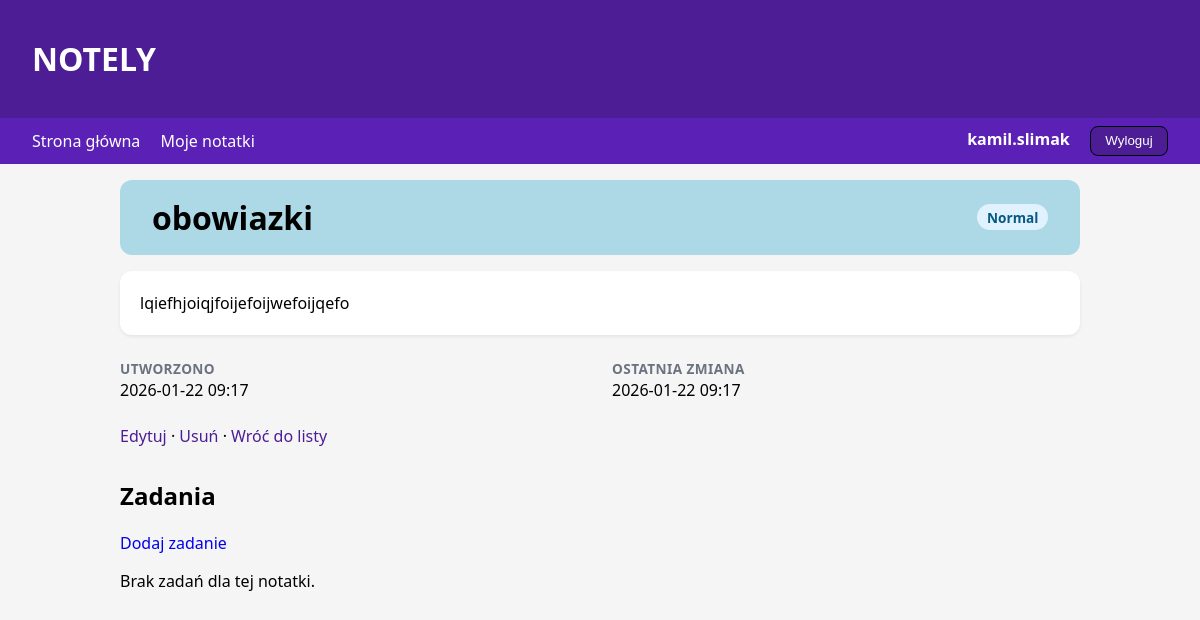
The app's page /notes/20/ (signed in) with its own data.
### blog/models.py (models this page shows, shortened)
class Note(models.Model):
    PRIORITY_CHOICES = [
        (1, 'Low'),
        (2, 'Normal'),
        (3, 'High'),
    ]
    title = models.CharField(max_length=200)
    content = models.TextField()
    priority = models.IntegerField(choices=PRIORITY_CHOICES, default=2)
    is_pinned = models.BooleanField(default=False)
    due_date = models.DateField(null=True, blank=True)
    created_at = models.DateTimeField(auto_now_add=True) # automatycznie ustawiana
    updated_at = models.DateTimeField(auto_now=True) # automatycznie ustawiana
    owner = models.ForeignKey(User, on_delete=models.CASCADE, related_name='notes')
    category = models.ForeignKey(Category, on_delete=models.SET_NULL, null=True, blank=True, related_name='notes')

### blog/views.py (the view)
# urls.py: path('notes/<int:pk>/', views.note_detail, name='note_detail'),
@login_required
def note_detail(request, pk):
    note = get_object_or_404(Note, pk=pk, owner=request.user)
    return render(request, 'blog/note_detail.html', {'note': note})

### templates/blog/note_detail.html (shortened to what this page needs)
{% extends "base.html" %}
{% block content %}
<section class="note-detail">
    <header class="note-detail-header">
        <h1>{{ note.title }}</h1>
        <span class="note-priority note-priority-{{ note.priority }}">
            {{ note.get_priority_display }}
        </span>
    </header>
    <div class="note-content-box">
        {{ note.content|linebreaksbr }}
    </div>
    <dl class="note-grid">
        <div>
            <dt>Utworzono</dt>
            <dd>{{ note.created_at|date:"Y-m-d H:i" }}</dd>
        </div>
        <div>
            <dt>Ostatnia zmiana</dt>
            <dd>{{ note.updated_at|date:"Y-m-d H:i" }}</dd>
        </div>
    </dl>
    <p class="note-actions">
        <a href="{% url 'blog:note_update' note.pk %}">Edytuj</a> ·
        <a href="{% url 'blog:note_delete' note.pk %}">Usuń</a> ·
        <a href="{% url 'blog:note_list' %}">Wróć do listy</a>
    </p>
    <section class="note-tasks">
        <h2>Zadania</h2>
        <p><a href="{% url 'blog:task_add' note.pk %}">Dodaj zadanie</a></p>
        {% if note.tasks.exists %}
            <ul>
                {% for task in note.tasks.all %}
                    <li>
                        <form action="{% url 'blog:task_toggle_done' task.pk %}"
                              method="post" style="display:inline;">
                            {% csrf_token %}
                            <button type="submit" class="task-toggle">
                                {% if task.is_done %}✅{% else %}⬜{% endif %}
                            </button>
                        </form>
                        <span class="{% if task.is_done %}task-done{% endif %}">
                            {{ task.title }}
                        </span>
                    </li>
                {% endfor %}
            </ul>
        {% else %}
            <p>Brak zadań dla tej notatki.</p>
        {% endif %}
    </section>
</section>
{% endblock %}

### templates/base.html (shortened to what this page needs)
{% load static %}
<!DOCTYPE html>
<html lang="pl">
<head>
    <link rel="stylesheet" href="{% static 'css/styles.css' %}">
</head>
<body>
<header class="site-header">
    <h1 class="app-title"><a href="{% url 'blog:home' %}">NOTELY</a></h1>
</header>
<nav class="main-nav">
    <div class="nav-left">
        <a href="{% url 'blog:home' %}">Strona główna</a>
        <a href="{% url 'blog:note_list' %}">Moje notatki</a>
    </div>
    <div class="nav-right">
        {% if user.is_authenticated %}
            <span class="nav-username">{{ user.username }}</span>
            <form action="{% url 'logout' %}" method="post" style="display:inline;">
                <button type="submit" class="btn">Wyloguj</button>
            </form>
        {% else %}
            <a href="{% url 'login' %}">Logowanie</a>
            <a href="{% url 'blog:register' %}">Rejestracja</a>
        {% endif %}
    </div>
</nav>
<main>
    {% block content %}{% endblock %}
</main>
</body>
</html>

### static/css/styles.css (style rules this page uses)
body { font-family: system-ui, -apple-system, BlinkMacSystemFont, "Segoe UI", sans-serif; margin: 0; padding: 0; background: #f5f5f5; }
a { text-decoration: none; }
header { background: #ADD8E6; color: black; padding: 1rem 2rem; display: flex; justify-content: space-between; align-items: center; }
.site-header { background: #4c1d95; color: white; padding: 1rem 2rem; }
.app-title a { color: white; text-decoration: none; }
.main-nav { background: #5b21b6; color: white; padding: 0.5rem 2rem; display: flex; justify-content: space-between; align-items: center; }
.main-nav a { color: white; margin-right: 1rem; text-decoration: none; }
.nav-username { margin-right: 1rem; font-weight: 600; }
main { padding: 1rem 2rem; }
.note-priority { padding: 0.2rem 0.6rem; border-radius: 2rem; font-size: 0.85rem; font-weight: 600; }
.note-priority-2 { background: #e0f2fe; color: #075985; }
.note-detail { max-width: 60rem; margin: 0 auto; }
.note-content-box { background: white; padding: 1rem 1.25rem; border-radius: 0.75rem; box-shadow: 0 0.1rem 0.2rem rgba(15, 23, 42, 0.08); margin-bottom: 1.5rem; line-height: 2; }
.note-detail-header { display: flex; justify-content: space-between; align-items: center; gap: 1rem; margin-bottom: 1rem; border-radius: 0.75rem; }
.note-detail-header h1 { margin: 0; font-size: 2rem; }
.note-grid { display: grid; grid-template-columns: repeat(auto-fit, minmax(180px, 1fr)); gap: 0.75rem 1.5rem; margin: 0 0 1.5rem; }
.note-grid dt { font-weight: 600; font-size: 0.85rem; text-transform: uppercase; letter-spacing: 0.03em; color: #6b7280; }
.note-grid dd { margin: 0.1rem 0 0; }
.note-actions { margin-bottom: 2rem; }
.note-actions a { text-decoration: none; color: #4c1d95; }
.btn { display: inline-block; padding: 0.4rem 0.9rem; background: #4c1d95; color: white; border: 1px solid black; border-radius: 0.5rem; text-decoration: none; cursor: pointer; }

### records on screen
Note: title "obowiazki", priority "Normal", content "lqiefhjoiqjfoijefoijwefoijqefo", created_at "2026-01-22 09:17", updated_at "2026-01-22 09:17"

### other values on screen
{{ user.username }} "kamil.slimak"
